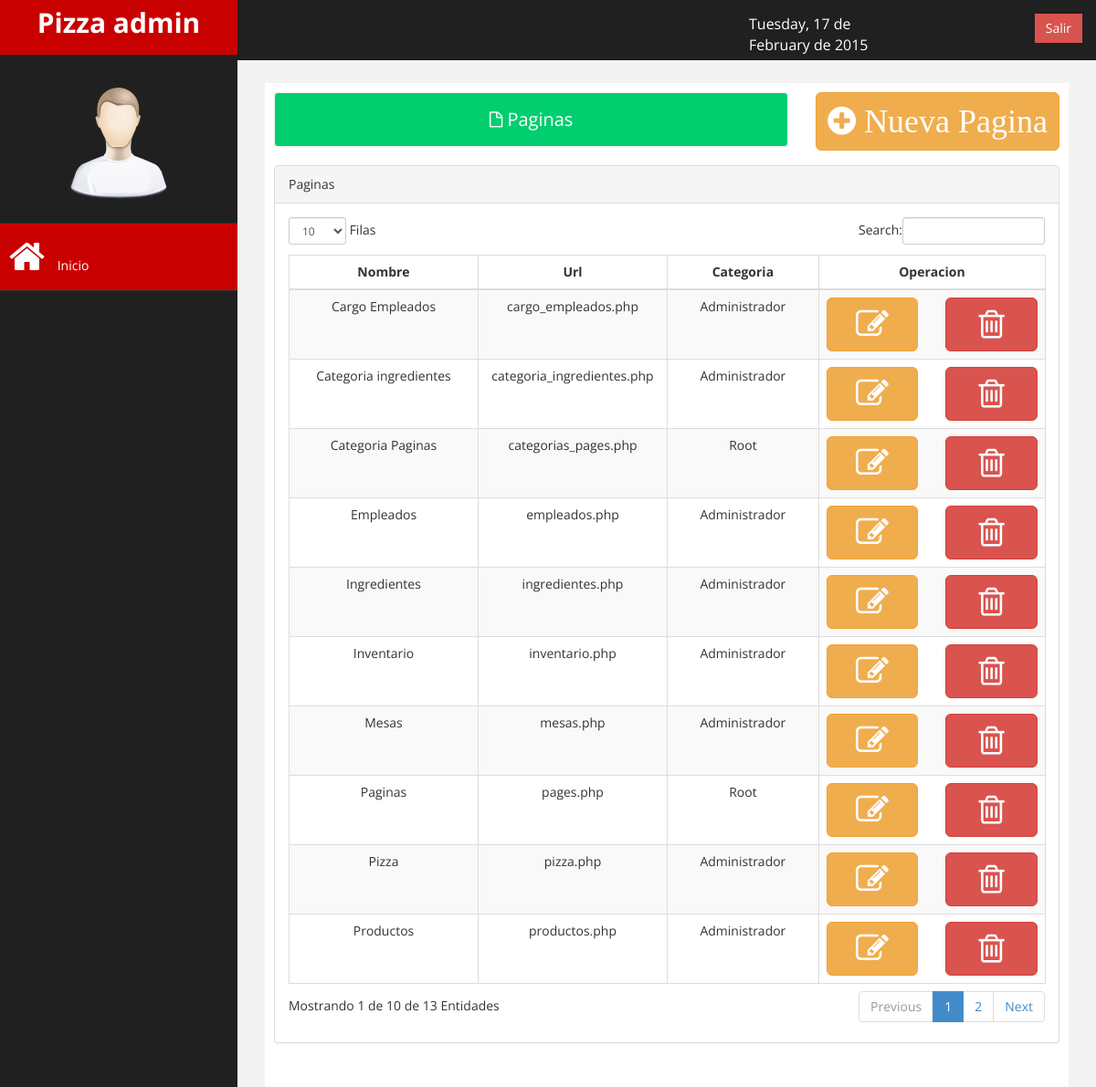
The page /pages.php on the database its author committed.
### tables this page shows
CREATE TABLE pagina
(
	id_pagina            INTEGER AUTO_INCREMENT,
	nombre_pagina        VARCHAR(50) NULL,
	url_pagina           VARCHAR(100) NULL,
	status_pagina        VARCHAR(5) NULL,
	id_categoria_pagina  INTEGER NULL,
	icono_pagina         VARCHAR(50) NULL,
	PRIMARY KEY (id_pagina),
	FOREIGN KEY R_32 (id_categoria_pagina) REFERENCES categoria_pagina (id_categoria_pagina)
)AUTO_INCREMENT = 0;

CREATE TABLE categoria_pagina
(
	id_categoria_pagina  INTEGER AUTO_INCREMENT,
	nombre_categoria_pagina VARCHAR(50) NULL,
	status_categoria_pagina VARCHAR(20) NULL,
	icono_categoria_pagina VARCHAR(50) NULL,
	PRIMARY KEY (id_categoria_pagina)
)AUTO_INCREMENT = 0;

### include/lista/lista-conten-pages.php (the view, shortened to what this page needs)
<?php
$ejecutar = "select * from pagina where status_pagina='1'";
$resultado=mysql_query($ejecutar);
 ?>
<div class="table-responsive">
                                <table class="table table-striped table-bordered table-hover" id="dataTables-example">
                                    <thead>
                                        <tr>
                                            <th width="25%">Nombre </th>
                                            <th width="25%">Url</th>
                                            <th width="20%"> Categoria</th>
                                            <th width="30%">Operacion</th>
                                        </tr>
                                    </thead>
                                    <tbody>
                                        <?php
                                            while ($r=mysql_fetch_assoc($resultado)) {
                                                echo '
                                                <tr>
                                                    <td>'.$r['nombre_pagina'].'</td>
                                                    <td>'.$r['url_pagina'].'</td>
                                                    <td>';
                                                        $ejecutar2 = "select * from categoria_pagina where id_categoria_pagina='".$r['id_categoria_pagina']."' ";
                                                        $resultado2=mysql_query($ejecutar2);
                                                        $r2=mysql_fetch_assoc($resultado2);
                                                    echo '
                                                    '.$r2['nombre_categoria_pagina'].'
                                                    </td>
                                                     <td style="text-align: center; ">
                                                     <div class="row">
                                                        <div class="col-md-6 col-sm-12 col-xs-12">
                                                             <button type="button" class="btn btn-warning btn-lg btn-block" onclick="load_page('.$r['id_pagina'].',1)">
                                                                <i class="icon-edit icon-2x"></i>
                                                            </button>
                                                        </div>
                                                        <div class="col-md-6 col-sm-12 col-xs-12">
                                                        <button type="button" class="btn btn-danger btn-lg btn-block" onclick="load_page('.$r['id_pagina'].',2)">
                                                            <i class="icon-trash icon-2x"></i>
                                                        </button>
                                                        </div>
                                                    </div>
                                                    </td>
                                             </tr>
                                                ';
                                            }
                                         ?>
                                    </tbody>
</table>

### pages.php (shortened to what this page needs)
<!DOCTYPE html>
<html xmlns="http://www.w3.org/1999/xhtml">
<head>
    <?php include 'include/lib-head-css.php'; ?>
</head>
<body>
    <div id="wrapper">
    <?php
    include 'include/lib-navbar.php';
    include 'include/lib-navaside.php';
    ?>
        <div id="page-wrapper" >
        <?php include 'include/page/lib-conten-pages.php'; ?>
        </div>
</body>
</html>

### include/lib-head-css.php (shortened to what this page needs)
 <link href="css/bootstrap.css" rel="stylesheet" />
 <link rel="stylesheet" href="check/build.css"/>
 <link href="css/font-awesome.css" rel="stylesheet" />
 <link href="js/morris/morris-0.4.3.min.css" rel="stylesheet" />
 <link href="css/custom2.css" rel="stylesheet" />
   <link href="css/iconos/css/font-awesome.min.css" rel="stylesheet">
<link href="js/dataTables/dataTables.bootstrap.css" rel="stylesheet">

### include/lib-navbar.php (shortened to what this page needs)
<nav class="navbar navbar-default navbar-cls-top " role="navigation" style="margin-bottom: 0">
      <div class="navbar-header">
          <a class="navbar-brand" href="opciones_mesero.php">Pizza admin</a>
      </div>
  <div style="color: white;
      padding: 15px 0px 5px 0px;
      float: center;
      font-size: 16px;">
      <div class="row">
          <div class="col-xs-8 col-sm-8 col-md-8 col-lg-8 navb" style="float: right;">
              <div class="col-xs-3 col-sm-3 col-md-3 col-lg-3">
              </div>
              <div class="col-xs-3 col-sm-3 col-md-3 col-lg-3">
              </div>
              <div class="col-xs-3 col-sm-3 col-md-3 col-lg-3">
              <?php
                  $fecha=strftime("%A, %d de %B de %Y");
                  echo utf8_encode($fecha);
              ?>
              </div>
              <div class="col-xs-3 col-sm-3 col-md-3 col-lg-3" align="right">
              <?php
                      if(isset($_SESSION['cve_mesero'])){
                          echo '<a href="clave_mesero.php" class="btn btn-danger square-btn-adjust">Cerrar Sesion</a>';
                         }else{
                              echo '<a href="login.php" class="btn btn-danger square-btn-adjust">Salir</a>';
                             }
              ?>
              </div>
          </div>
      </div>
  </div>
  </nav>

### include/lib-navaside.php (shortened to what this page needs)
            <nav class="navbar-default navbar-side" role="navigation">
        <div class="sidebar-collapse">
            <ul class="nav" id="main-menu">
<li class="text-center">
                <img src="img/find_user.png" class="user-image img-responsive"/>
	</li>
                <li>
                    <a class="active-menu"  href="home.php"><i class="icon-home icon-3x"></i> Inicio</a>
                </li>
            </ul>
        </div>
    </nav>

### include/page/lib-conten-pages.php (shortened to what this page needs)
<div id="page-inner">
	<div class="row">
	    <div class="col-md-8 col-sm-12 col-xs-12">
	     	 <div class="panel panel-primary text-center no-boder bg-color-green">
	          	<div class="panel-body" style="font-size:20px;">
	                <i class="icon-file-alt icon-1sx"></i>
	             	 Paginas
	        	 </div>
	     	 </div>
	    </div>
		<div class="col-md-4 col-sm-12 col-xs-12">
			<button type="button" class="btn btn-warning btn-lg btn-block" data-toggle="modal" data-target="#add">
			<i class="icon-plus-sign icon-2x">
				Nueva Pagina</i>
			</button>
		</div>
		<div class="col-md-12 col-sm-12 col-xs-12">
			<div class="row">
                <div class="col-md-12">
                    <div class="panel panel-default">
                        <div class="panel-heading">
                             Paginas
                        </div>
                        <div class="panel-body">
                            <?php
                                include 'include/lista/lista-conten-pages.php';
                             ?>
                            </div>
                        </div>
                    </div>
                </div>
            </div>
		</div>
	</div>
    </div>

### css/custom2.css (style rules this page uses)
th,td { text-align: center; }
body { font-family: 'Open Sans', sans-serif; }
#wrapper { width: 100%; background:#202020; }
#page-wrapper { padding: 15px 15px; min-height: 600px; background:#F3F3F3; }
#page-inner { width:100%; margin:10px 20px 10px 0px; background-color:#fff!important; padding:10px; min-height:1200px; }
.text-center { text-align:center; }
.no-boder { border:1px solid #f3f3f3; }
.square-btn-adjust { border: 0px solid transparent; -webkit-border-radius: 0px; -moz-border-radius: 0px; border-radius: 0px; }
.bg-color-green { background-color: #00CE6F; color: #fff; }
.user-image { margin: 25px auto; -webkit-border-radius: 10px; -moz-border-radius: 10px; border-radius: 10px; max-height:170px; max-width:170px; }
.navbar-cls-top .navbar-brand { color: #fff; background: #C90000; width: 260px; text-align: center; height: 60px; font-size: 30px; font-weight: 700; }
.active-menu { background-color:#C90000!important; }
.sidebar-collapse , .sidebar-collapse .nav { background:none; }
.sidebar-collapse .nav { padding:0; }
.sidebar-collapse .nav > li > a { color:#fff; background:#202020; text-shadow:none; }
.sidebar-collapse > .nav > li > a { padding:15px 10px; }
.sidebar-collapse > .nav > li { border-bottom: 1px solid rgba(107, 108, 109, 0.19); }
.navbar-side { border:none; background-color: #202020; }
.navbar-cls-top { background:#202020; border-bottom:none; }
.navbar-default { border:0px solid black; }
.navbar-header { background: #A70303; }
.nav > li > a > i { margin-right:10px; }
@media (min-width:768px) { #page-wrapper { margin: 0 0 0 260px; padding: 15px 30px; min-height: 1200px; } }
@media (min-width:768px) { .navbar-side { z-index: 1; position: absolute; width: 260px; } }
@media (min-width:768px) { .navbar { border-radius: 0px; } }

### rows shown on the page
pagina: nombre_pagina "Cargo Empleados", url_pagina "cargo_empleados.php", id_categoria_pagina.nombre_categoria_pagina "Administrador"
pagina: nombre_pagina "Categoria ingredientes", url_pagina "categoria_ingredientes.php", id_categoria_pagina.nombre_categoria_pagina "Administrador"
pagina: nombre_pagina "Categoria Paginas", url_pagina "categorias_pages.php", id_categoria_pagina.nombre_categoria_pagina "Root"
pagina: nombre_pagina "Empleados", url_pagina "empleados.php", id_categoria_pagina.nombre_categoria_pagina "Administrador"
pagina: nombre_pagina "Ingredientes", url_pagina "ingredientes.php", id_categoria_pagina.nombre_categoria_pagina "Administrador"
pagina: nombre_pagina "Inventario", url_pagina "inventario.php", id_categoria_pagina.nombre_categoria_pagina "Administrador"
pagina: nombre_pagina "Mesas", url_pagina "mesas.php", id_categoria_pagina.nombre_categoria_pagina "Administrador"
pagina: nombre_pagina "Paginas", url_pagina "pages.php", id_categoria_pagina.nombre_categoria_pagina "Root"
pagina: nombre_pagina "Pizza", url_pagina "pizza.php", id_categoria_pagina.nombre_categoria_pagina "Administrador"
pagina: nombre_pagina "Productos", url_pagina "productos.php", id_categoria_pagina.nombre_categoria_pagina "Administrador"

### other values the page prints
utf8_encode($fecha) "Tuesday, 17 de February de 2015"
